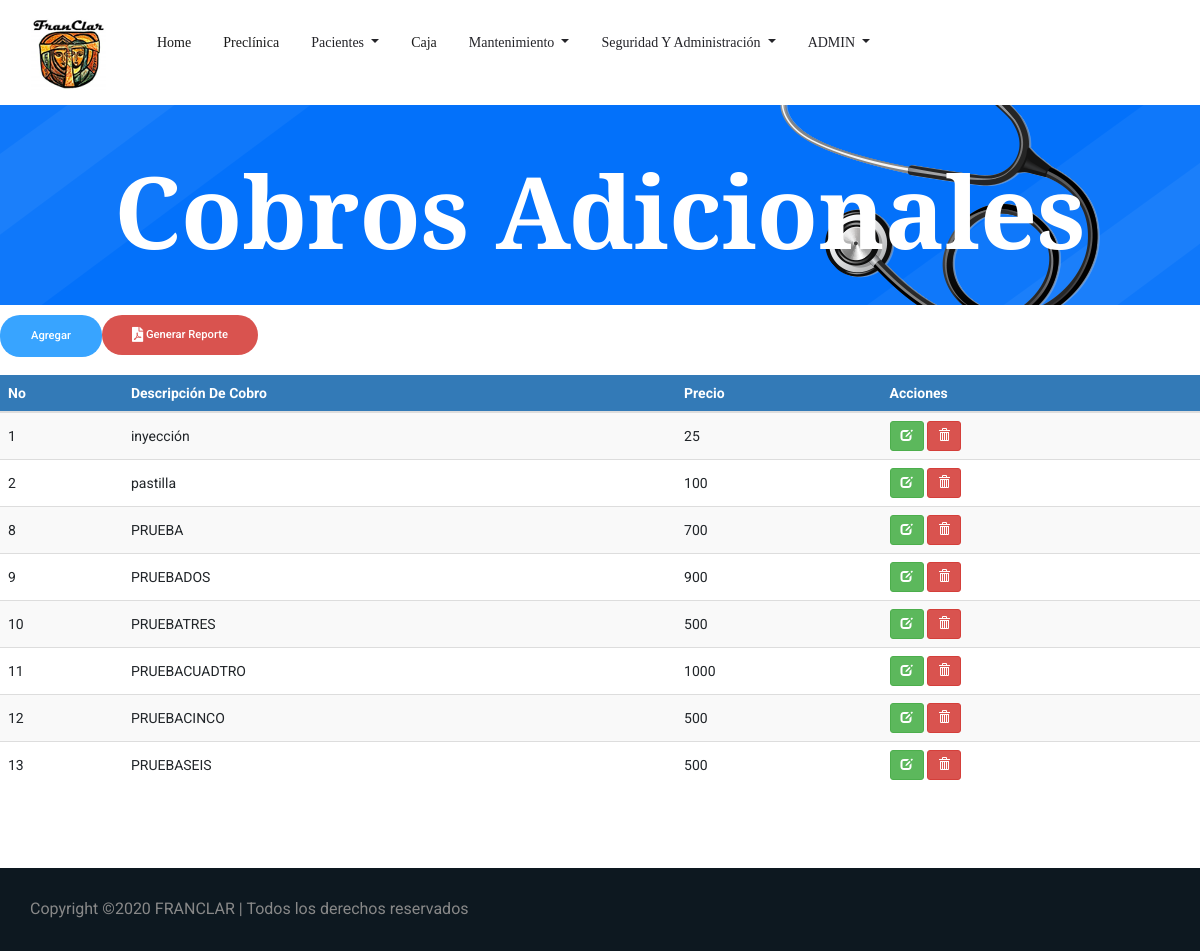
/cobros_adicionales.php (signed in), run on an earlier commit of the app's database.
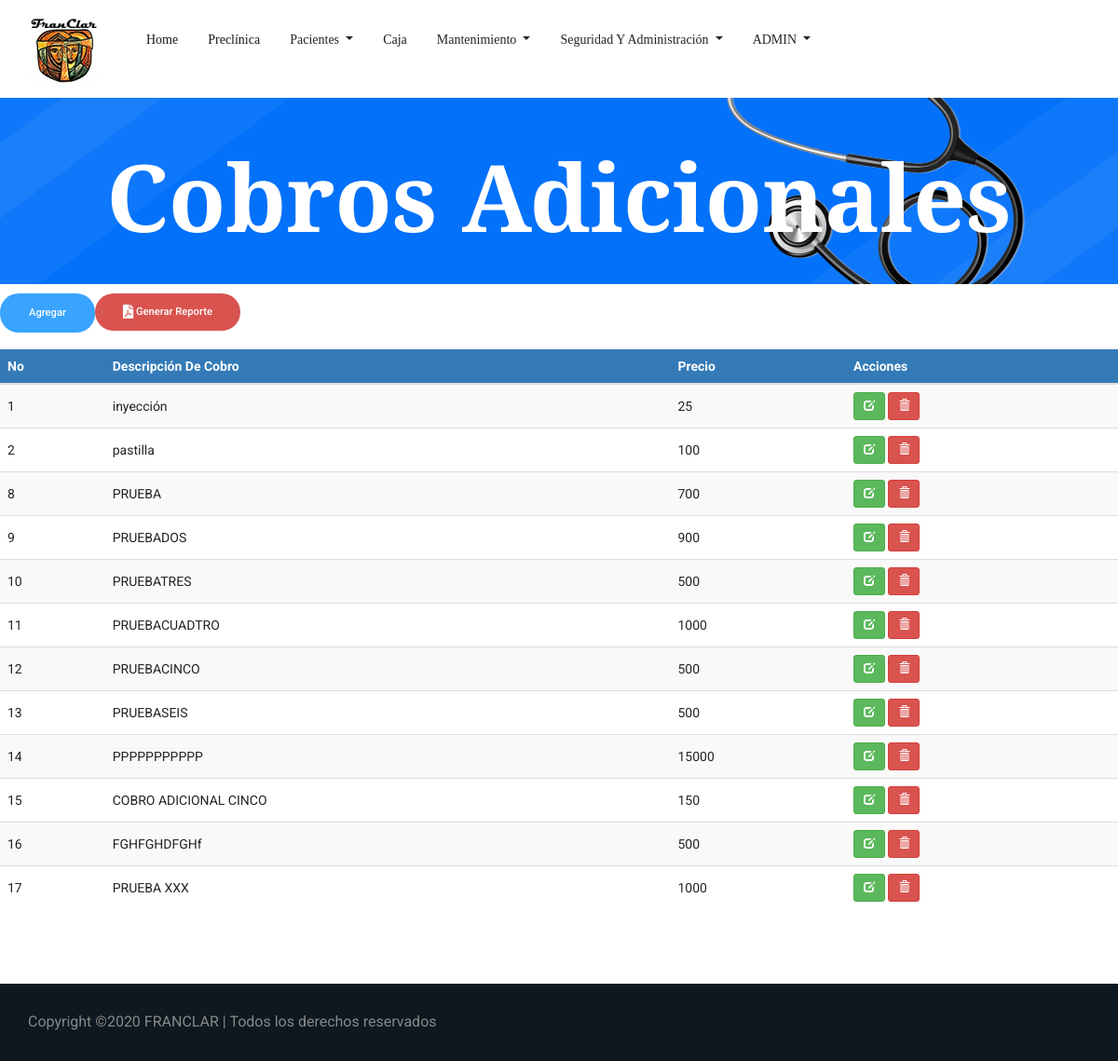
And on a later commit of the database.
### tables this page shows
CREATE TABLE `tbl_cobros_adicionales` (
  `ID_cobro_adicional` int(11) NOT NULL,
  `Descripcion_cobro` varchar(100) NOT NULL,
  `Precio_cobro` int(11) NOT NULL
);

### cobros_adicionales.php (the view, shortened to what this page needs)
<!doctype html>
<html lang="es">
<?php
include 'head.php'
?>
<body>
    <?php
    include 'header.php';
    ?>
    <section class="breadcrumb_part breadcrumb_bg">
        <div class="container">
            <div class="row">
                <div class="col-lg-12">
                    <div class="breadcrumb_iner">
                        <div class="breadcrumb_iner_item">
                            <h2>Cobros Adicionales</h2>
                        </div>
                    </div>
                </div>
            </div>
        </div>
    </section>
	 <?php
	  $rolUsuario=$_SESSION['ID_Rol'];
	 $sql=("SELECT * FROM tbl_permisos WHERE id_objeto=9 AND id_rol=$rolUsuario");
		$query=mysqli_query($con,$sql);
		if(mysqli_num_rows($query)>0){
			$row = mysqli_fetch_assoc($query);
			$permiso= $row['permiso_insertar'];
			$permiso_eliminar= $row['permiso_eliminar'];
			$permiso_actualizar=$row['permiso_actualizar'];
		}if ($permiso==0){
		 echo '<div class="alert alert-danger alert-dismissable"><button type="button" class="close" data-dismiss="alert" aria-hidden="true">&times;</button>"usuario no tiene permisos para agregar nuevo"</div>';
		}else{?>
		<form class="form-inline my-2 my-lg-0 float-left">
			<a href="agregar_cobro_adicional.php" class="genric-btn info circle">Agregar</a>
		</form>
		<form class="form-inline my-2 my-lg-0 float-left">
			<a class="genric-btn btn-danger circle" href="../FRANCLAR/Reportes-PDF/ReporteCobrosAdicionales.php">
			<i class="fas fa-file-pdf fa-lg"> </i> Generar Reporte</a>
    	</form>
	   <br>
		<br>
		<br>
		<?php } ?>
		<div class="table-responsive">
			<table id="datatableUsuarios" class="table table-striped table-hover">
			<thead>
				<tr>
                    <th>No</th>
					<th>Descripción De Cobro</th>
					<th>Precio</th>
					<th>Acciones</th>
				</tr>
				</thead>
				<tbody>
				<?php
				$sql = mysqli_query($con, "SELECT * FROM tbl_cobros_adicionales");
				if(mysqli_num_rows($sql) == 0){
					echo '<tr><td colspan="8">No hay datos.</td></tr>';
				}else{
					while($row = mysqli_fetch_assoc($sql)){
						($permiso_eliminar==1)?$boton='<a href="cobros_adicionales.php?aksi=delete&nik='.$row['ID_cobro_adicional'].'" title="Eliminar" onclick="return confirm(\'¿Está seguro de borrar los datos del cobro adicional '.$row['Descripcion_cobro'].'?\')" class="btn btn-danger btn-sm"><span class="glyphicon glyphicon-trash" aria-hidden="true"></span></a>':$boton='<a  title="Eliminar"  onClick="permiso()" class="btn btn-warning btn-sm"><span class="glyphicon glyphicon-trash" aria-hidden="true"></span></a>';
						($permiso_actualizar==1)?$boton2='<a href="editar_cobro_adicional.php?nik='.$row['ID_cobro_adicional'].'" title="Editar datos" class="btn btn-success btn-sm"><span class="glyphicon glyphicon-edit" aria-hidden="true"></span></a>':$boton2='<a  title="Editar datos" onClick="permiso()" class="btn btn-warning btn-sm"><span class="glyphicon glyphicon-edit" aria-hidden="true"></span></a>';
						echo '
						<tr>
                            <td>'.$row['ID_cobro_adicional'].'</td>
							<td>'.$row['Descripcion_cobro'].'</td>
							<td>'.$row['Precio_cobro'].'</td>
							<td>'.$boton2.' '.$boton.'</td>
						</tr>
						';
					}
				}
				?>
				</tbody>
			</table>
		 </div>
            <br>
            <br>
            <br>
    <?php
        include 'Copyright.php'
    ?>
</body>
</html>

What changed in the data, as far as the page shows it:
added tbl_cobros_adicionales: ID_cobro_adicional "14", Descripcion_cobro "PPPPPPPPPPP", Precio_cobro "15000"
added tbl_cobros_adicionales: ID_cobro_adicional "15", Descripcion_cobro "COBRO ADICIONAL CINCO", Precio_cobro "150"
added tbl_cobros_adicionales: ID_cobro_adicional "16", Descripcion_cobro "FGHFGHDFGHf", Precio_cobro "500"
added tbl_cobros_adicionales: ID_cobro_adicional "17", Descripcion_cobro "PRUEBA XXX", Precio_cobro "1000"
